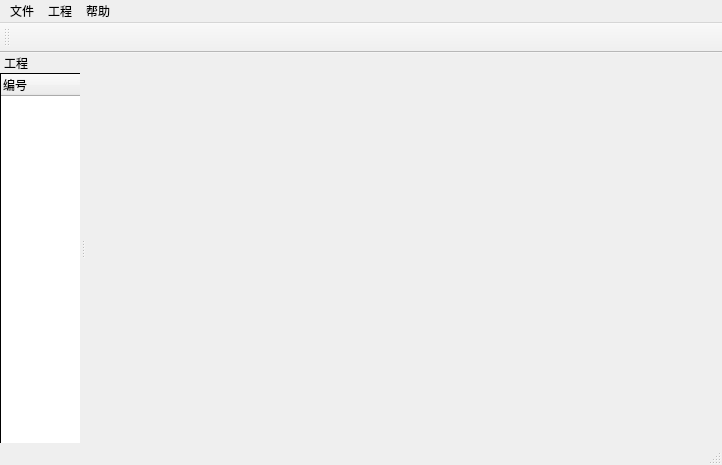
<?xml version="1.0" encoding="UTF-8"?>
<ui version="4.0">
 <class>MainWindow</class>
 <widget class="QMainWindow" name="MainWindow">
  <property name="geometry">
   <rect>
    <x>0</x>
    <y>0</y>
    <width>722</width>
    <height>465</height>
   </rect>
  </property>
  <property name="windowTitle">
   <string>MainWindow</string>
  </property>
  <widget class="QWidget" name="centralWidget"/>
  <widget class="QMenuBar" name="menuBar">
   <property name="geometry">
    <rect>
     <x>0</x>
     <y>0</y>
     <width>722</width>
     <height>23</height>
    </rect>
   </property>
   <widget class="QMenu" name="menuFile">
    <property name="title">
     <string>文件</string>
    </property>
    <addaction name="action"/>
    <addaction name="action_3"/>
    <addaction name="action_4"/>
   </widget>
   <widget class="QMenu" name="menuProject">
    <property name="title">
     <string>工程</string>
    </property>
    <addaction name="action_5"/>
    <addaction name="action_6"/>
    <addaction name="action_7"/>
   </widget>
   <widget class="QMenu" name="menuHelp">
    <property name="title">
     <string>帮助</string>
    </property>
    <addaction name="act_about"/>
   </widget>
   <addaction name="menuFile"/>
   <addaction name="menuProject"/>
   <addaction name="menuHelp"/>
  </widget>
  <widget class="QToolBar" name="mainToolBar">
   <property name="minimumSize">
    <size>
     <width>30</width>
     <height>30</height>
    </size>
   </property>
   <attribute name="toolBarArea">
    <enum>TopToolBarArea</enum>
   </attribute>
   <attribute name="toolBarBreak">
    <bool>false</bool>
   </attribute>
  </widget>
  <widget class="QStatusBar" name="statusBar"/>
  <widget class="QDockWidget" name="dockWidget">
   <property name="minimumSize">
    <size>
     <width>80</width>
     <height>60</height>
    </size>
   </property>
   <property name="styleSheet">
    <string notr="true"/>
   </property>
   <property name="floating">
    <bool>false</bool>
   </property>
   <property name="features">
    <set>QDockWidget::NoDockWidgetFeatures</set>
   </property>
   <property name="allowedAreas">
    <set>Qt::LeftDockWidgetArea</set>
   </property>
   <property name="windowTitle">
    <string>工程</string>
   </property>
   <attribute name="dockWidgetArea">
    <number>1</number>
   </attribute>
   <widget class="QWidget" name="dockWidgetContents">
    <widget class="QTreeWidget" name="treeWidget">
     <property name="geometry">
      <rect>
       <x>0</x>
       <y>1</y>
       <width>241</width>
       <height>381</height>
      </rect>
     </property>
     <property name="frameShape">
      <enum>QFrame::Box</enum>
     </property>
     <property name="frameShadow">
      <enum>QFrame::Plain</enum>
     </property>
     <property name="columnCount">
      <number>2</number>
     </property>
     <column>
      <property name="text">
       <string>编号</string>
      </property>
     </column>
     <column>
      <property name="text">
       <string>名称</string>
      </property>
     </column>
    </widget>
   </widget>
  </widget>
  <action name="action">
   <property name="text">
    <string>新建</string>
   </property>
   <property name="toolTip">
    <string>new</string>
   </property>
  </action>
  <action name="action_3">
   <property name="text">
    <string>保存</string>
   </property>
  </action>
  <action name="action_4">
   <property name="text">
    <string>退出</string>
   </property>
  </action>
  <action name="action_5">
   <property name="text">
    <string>编译</string>
   </property>
  </action>
  <action name="action_6">
   <property name="text">
    <string>关闭工程</string>
   </property>
  </action>
  <action name="action_7">
   <property name="text">
    <string>打开工程</string>
   </property>
  </action>
  <action name="act_about">
   <property name="text">
    <string>关于</string>
   </property>
  </action>
 </widget>
 <layoutdefault spacing="6" margin="11"/>
 <resources/>
 <connections/>
</ui>
